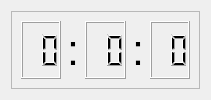
<?xml version="1.0" encoding="UTF-8"?>
<ui version="4.0">
 <class>MainBox</class>
 <widget class="QWidget" name="MainBox">
  <property name="geometry">
   <rect>
    <x>0</x>
    <y>0</y>
    <width>211</width>
    <height>100</height>
   </rect>
  </property>
  <property name="windowTitle">
   <string>Dialog</string>
  </property>
  <layout class="QVBoxLayout" name="verticalLayout">
   <item>
    <widget class="QFrame" name="frame">
     <property name="frameShape">
      <enum>QFrame::StyledPanel</enum>
     </property>
     <property name="frameShadow">
      <enum>QFrame::Raised</enum>
     </property>
     <layout class="QHBoxLayout" name="horizontalLayout_2">
      <item>
       <widget class="QLCDNumber" name="lcd_hour">
        <property name="digitCount">
         <number>2</number>
        </property>
       </widget>
      </item>
      <item>
       <widget class="QLabel" name="label">
        <property name="sizePolicy">
         <sizepolicy hsizetype="Fixed" vsizetype="Preferred">
          <horstretch>0</horstretch>
          <verstretch>0</verstretch>
         </sizepolicy>
        </property>
        <property name="font">
         <font>
          <pointsize>32</pointsize>
         </font>
        </property>
        <property name="text">
         <string>:</string>
        </property>
       </widget>
      </item>
      <item>
       <widget class="QLCDNumber" name="lcd_min">
        <property name="digitCount">
         <number>2</number>
        </property>
       </widget>
      </item>
      <item>
       <widget class="QLabel" name="label_2">
        <property name="sizePolicy">
         <sizepolicy hsizetype="Fixed" vsizetype="Preferred">
          <horstretch>0</horstretch>
          <verstretch>0</verstretch>
         </sizepolicy>
        </property>
        <property name="font">
         <font>
          <pointsize>32</pointsize>
         </font>
        </property>
        <property name="text">
         <string>:</string>
        </property>
       </widget>
      </item>
      <item>
       <widget class="QLCDNumber" name="lcd_sec">
        <property name="digitCount">
         <number>2</number>
        </property>
       </widget>
      </item>
     </layout>
    </widget>
   </item>
  </layout>
 </widget>
 <resources/>
 <connections/>
</ui>
